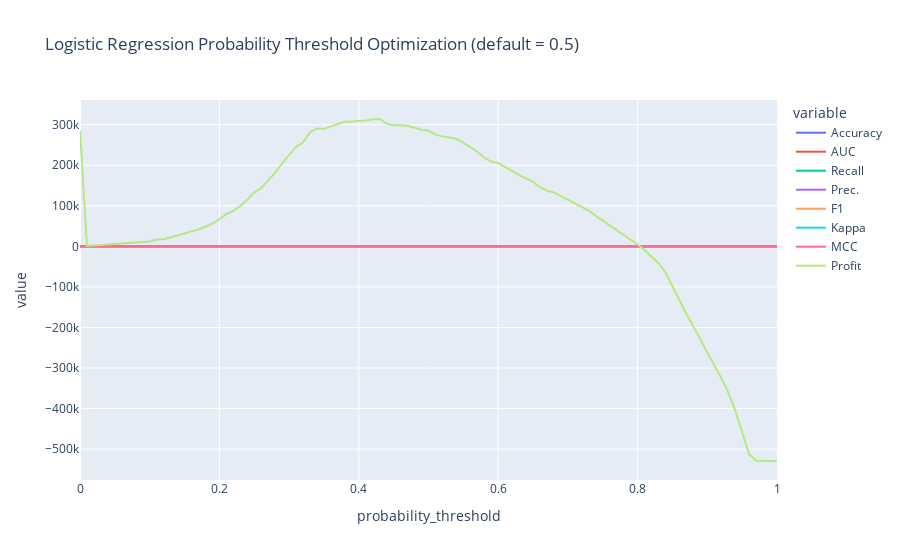

The notebook cell saved with this chart:
### Markdown cell above
## Optimize the threshold

### Code cell
optimize_threshold(tuned_clf, optimize="Profit", grid_interval=0.01)
